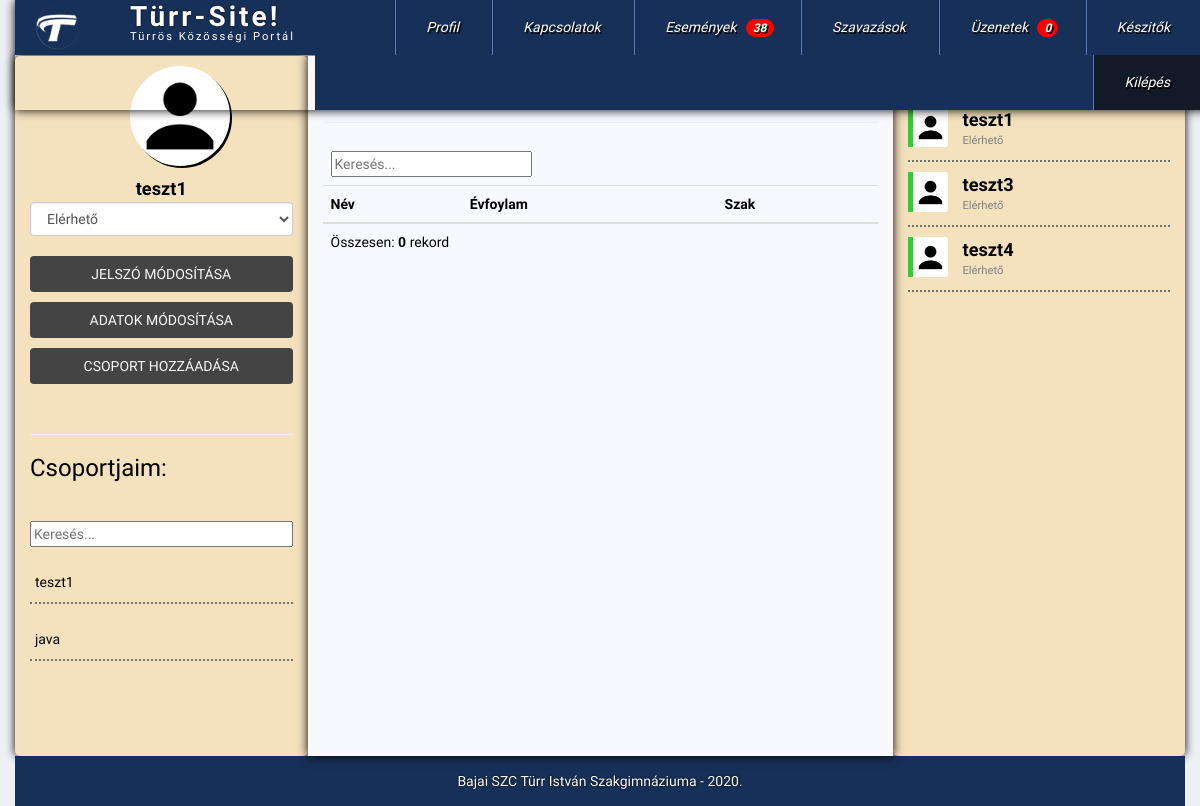
/index.php?pg=home&func=keszitok (signed in), run on an earlier commit of the app's database.
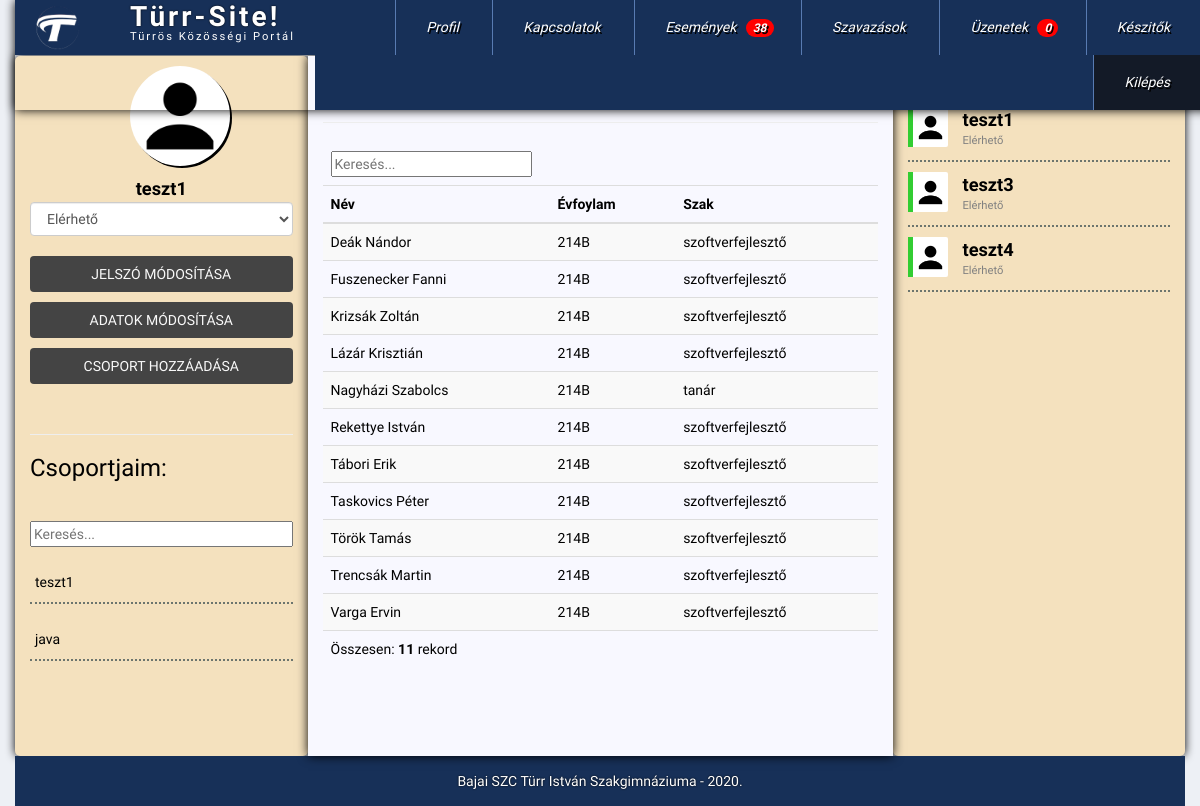
And on a later commit of the database.
### tables this page shows
CREATE TABLE `users` (
  `ID` int(11) NOT NULL,
  `fullname` varchar(100) NOT NULL,
  `email` varchar(100) NOT NULL,
  `password` varchar(40) NOT NULL,
  `reg` datetime NOT NULL,
  `last` datetime NOT NULL,
  `avatar` varchar(50) NOT NULL,
  `status` tinyint(1) NOT NULL,
  `omID` int(11) NOT NULL,
  `gender` varchar(10) NOT NULL
);

CREATE TABLE `groups` (
  `ID` int(11) NOT NULL,
  `groupname` varchar(100) NOT NULL,
  `groupdate` datetime NOT NULL,
  `ownerID` int(11) NOT NULL,
  `userID` text NOT NULL
);

CREATE TABLE `creators` (
  `ID` int(11) NOT NULL,
  `nev` varchar(30) NOT NULL,
  `evfolyam` varchar(20) NOT NULL,
  `szak` varchar(20) NOT NULL
);

### data.php (called while the page is built, shortened)
<?php
	$dbhost = 'localhost';
	$dbname = 'turrsite';
	$dbuser = '214b';
	$dbpass = '12345678';
	$title = 'Türrös Közösségi Portál';
	$company = 'Bajai SZC Türr István Szakgimnáziuma';
	$basic = "avatar/basic.png";
	$pagename='Türr-Site!';
?>

### database.php (the view, shortened to what this page needs)
<?php
    class db{
        protected $connection;
        public $queryresult;
        public $querycount = 0;
        public function __construct($dbhost, $dbuser, $dbpass, $dbname) {
            $this->connection = new mysqli($dbhost, $dbuser, $dbpass, $dbname);
            $this->connection->set_charset('utf8');
        }
        public function query($sql){
            if($this->queryresult = $this->connection->query($sql))
            {
                $this->querycount++;
            } else
            {
                die('<div class="alert alert-danger">
                    Hiba az adatbázis lekérdezés során!' . $this->connection->error.'</div>
                    <div class="alert alert-warning">'.$sql.'</div>');
            }
            return $this->queryresult;
        }
        public function fetchAll(){
            $r = array();
            while($row = $this->queryresult->fetch_assoc())
            {
                $r[] = $row;
            }
            return $r;
        }
        public function numRows(){
            return $this->queryresult->num_rows;
        }
        public function toTable($param){
            $fields = $this->queryresult->fetch_fields();
            $fieldcount = $this->queryresult->field_count;
            echo '
                <table class="table table-striped table-hover table-responsive">
                    <thead>
                        <tr>
                            <td colspan="'.sizeof($fields).'" class="r">
                                <input type="text" id="quicksearch" placeholder="Keresés...">
                            </td>
                        </tr>
                        <tr>';
                            foreach($fields as $field)
                            {
                                if ($field->name[0] == '@')
                                {
                                    $hide = 'class="hide"';
                                }
                                else
                                {
                                    $hide = '';
                                }
                                echo '<th '.$hide.'>' . $field->name . '</th>';
                            }
                        echo '</tr>
                    </thead>
                <tbody>';
            $result = $this->fetchAll();
            foreach($result as $rekord){
                if (isset($rekord['@Státusz']))
                {
                    if ($rekord['@Státusz'] == 0)
                    {
                        $inakt = 'class="inaktiv"';
                    }
                    else
                    {
                        $inakt = '';
                    }
                }
                else
                {
                    $inakt = '';
                }
                echo '<tr '.$inakt.'>';
                foreach($fields as $field)
                {
                    if ($field->orgname == 'status')
                    {
                        $statusz = $rekord[$field->name];
                        if ($statusz == 1)
                        {
                            $inakt = 'disabled';
                        }
                        else
                        {
                            $inakt = '';
                        }
                    }
                    else
                    {
                        $inakt = '';
                    }
                    if ($field->name[0] == '@')
                    {
                        $hide = 'hide';
                    }
                    else
                    {
                        $hide = '';
                    }
                    if(is_numeric($rekord[$field->name]))
                    {
                        $numeric = 'r';
                    }
                    else
                    {
                        $numeric = '';
                    }
                    $cl = 'class="'.$hide.' '.$numeric.' '.$inakt.'"';
                    if(is_numeric($rekord[$field->name]))
                    {
                        echo '<td '.$cl.'>' .szamkiir($rekord[$field->name]). '</td>';
                    }
                    else
                    {
                        echo '<td '.$cl.'>' .$rekord[$field->name]. '</td>';
                    }
                }
                echo '</tr>';
            }
            echo '
                </tbody>
                <tfoot>
                    <tr>
                        <td colspan="'. ($fieldcount+1) .'" class="c">Összesen: <b>'. $this->numRows() .'</b> rekord</td>
                    </tr>
                </tfoot>
                </table>';
        }
    }
?>

### index.php (shortened to what this page needs)
<!DOCTYPE html>
<?php
	require("data.php");
	require("functions.php");
	require("database.php");
	$db = new db($dbhost, $dbuser, $dbpass, $dbname);
?>
<html>
<head>
	<link rel="stylesheet" href="css/bootstrap.css">
	<link rel="stylesheet" href="css/bootstrap-theme.css">
	<link rel="stylesheet" type="text/css" href="css/turrchat.css">
	<link rel="stylesheet" type="text/css" href="css/regist.css">
	<link rel="stylesheet" type="text/css" href="css/turrsite.css">
</head>
<body>
<?php include("contentloader.php"); ?>
</body>
</html>

### contentloader.php
<?php
	$page = @$_GET['pg'];
	if (!empty($page))
	{
		$pos = strpos($page, '_');
		if ($pos > 0)
		{
			$dir = substr($page, 0, $pos);
		}
		else
		{
			$dir = $page;
		}
		if (is_dir($dir))
		{
			include($dir.'/'.$page.'.php');
		}
		else
		{
			include($page.'.php');
		}
	}
	else
	{
		if(!isset($_SESSION['uid'])){
			header("location:index.php?pg=users_login");
		} else header("location:index.php?pg=home");
	}
?>

### home.php (shortened to what this page needs)
<link rel="stylesheet" href="css/turrsite.css">
<div id="container" class = "container-fluid">
  <div id="header">
      <div id="logo" class="col-xs-12 col-sm-1">
           <a href="index.php?pg=home"><img src="img/logo.png" class="img-responsive" alt="Turr-Site"></a>
           </div>
           <div class="col-xs-12 col-sm-2 title">
           <?php
echo '<span>'.$pagename.'</span><br><p>'.$title.'</p>';
?>
      </div>
      <nav class="col-xs-12 col-sm-9">
        <?php include("menu.php");?>
      </nav>
  </div>
  <div id="pagecontent">
      <div id="leftside" class="col-xs-12 col-sm-3">
      <?php
            include "users/users_personalisation.php";
            include "users/users_groups.php";
          ?>
      </div>
      <div id="center" class="col-xs-12 col-sm-6">
        <?php
         include "function_loader.php";
        ?>
      </div>
      <div id="rightside" class="col-xs-12 col-sm-3">
        <div class="form-group">
        </div>
        <div class="userslist">
          <?php include "users/users_list.php";?>
        </div>
      </div>
  </div>
  <div id = "footer" class="col-xs-12"><?php echo $company.' - '.date("Y").'.'; ?></div>
</div>

### menu.php (shortened to what this page needs)
<?php
    $db->query("SELECT COUNT('ID') AS 'messagecount' FROM messages WHERE sendtoID=".$_SESSION['uid']);
    $res = $db->fetchAll();
    $messagecount = $res[0]['messagecount'];
    echo '
<ul class="felsomenu">
    <li><a href="" >Profil</a></li>
    <li><a href="?pg=home&func=users/users_connections">Kapcsolatok';
    echo '
    </a></li>
    <li><a href="" >Események
    <span class="badge szamlalo">38</span>
    </a></li>
    <li><a href="" >Szavazások</a></li>
    <li><a href="index.php?pg=home&func=messages/messages">Üzenetek
        <span class="badge szamlalo">'.$messagecount.'</span>
    </a></li>
    <li><a href="index.php?pg=home&func=keszitok">Készitők </a></li>
    <li><a href="?pg=users_logout"> Kilépés </a></li>
</ul>';
?>

### users/users_personalisation.php
<?php
$db->query("SELECT avatar, fullname FROM users WHERE ID=".$_SESSION['uid']);
$res = $db->fetchAll();
if($res[0]['avatar'] == ""){
    $avatar = $basic;
} else $avatar = $res[0]['avatar'];
echo '<div class="useravatar" style="background-image:url('.$avatar.')"></div>
<div class="username">'.$res[0]['fullname'].'</div>
<select class="statusUpdate form-control" name="statusSelect">
    <option value="1">Elérhető</option>
    <option value="2">Elfoglalt</option>
    <option value="0">Rejtett</option>
</select>
<br>
<a href="?pg=home&func=users/users_passmod" class="gomb3">Jelszó módosítása</a>
<a href="?pg=home&func=users/users_profile" class="gomb3">Adatok módosítása</a>
<a href="?pg=home&func=users/users_creategroups" class="gomb3">Csoport hozzáadása</a><br>
<hr>';
?>

### users/users_groups.php
<?php
echo '
<h3 id=csoportcim>Csoportjaim:</h3>
<div class="form-group">
<input type="text" id="groupsearch" class="usersearch" placeholder="Keresés...">
</div>
<div class="usersgroup">';
    $db->query("SELECT * FROM groups");
    if($db->numRows() == 0){
        echo 'Nincs egy csoport sem!';
    } else {
        $csopibanvan = false;
        $str = '';
        $uid = $_SESSION['uid'];
        foreach($db->queryresult as $value){
            $IDs = explode(';', $value['userID']);
            for($i = 0; $i < sizeof($IDs); $i++){
                if(intval($IDs[$i]) == $uid){
                    $str .= '<div class="groups">' . $value['groupname'] . '</div>';
                    $csopibanvan = true;
                    break;
                }
            }
        }
        if($csopibanvan){
            echo $str;
        } else echo 'Nem vagy benne egy csoportban sem!';
    }
echo '</div>
';
?>

### function_loader.php
<?php
    $func = @$_GET['func'];
    if(empty($func))
    {
        include "posts/posts_create.php";
        include "posts/posts_list.php";
    }
    else
    {
        include $func.".php";
    }
?>

### keszitok.php
<h3>Készitők</h3>
<hr>
<?php
echo'
<div class="keszitok">';
  $db->query("SELECT ID AS '@ID',nev AS 'Név',evfolyam AS 'Évfoylam', szak AS 'Szak'  From creators ORDER BY nev ASC " );
  $db->toTable('');
  echo'</div>';
?>

### users/users_list.php (shortened to what this page needs)
<?php
  if(is_file("../data.php")){
    @require_once("../data.php");
    @require_once("../functions.php");
    @require_once("../database.php");
  } else {
    @require_once("data.php");
    @require_once("functions.php");
    @require_once("database.php");
  }
  @$db = new db($dbhost, $dbuser, $dbpass, $dbname);
  if (isset($_SESSION['userfilter']))
  {
    $felt = "AND fullname LIKE '%".$_SESSION['userfilter']."%'";
  }
  else
  {
    $felt = '';
  }
  $db->query("SELECT ID, fullname, avatar, status FROM users WHERE status <> 0 ".$felt." ORDER BY last DESC LIMIT 0, 30");
  foreach($db->queryresult as $value){
    $class = "";
    $msg = "";
    switch($value['status']){
      case 1: $class = "userlist_available"; $msg = "Elérhető";
      break;
    }
    if($class != ""){
      if($value['avatar'] == ""){
        $avatar = $basic;
      } else {
        $avatar = $value['avatar'];
      }
      echo '
      <div class="subuserlist ">
        <div class="userlistavatar col-xs-2 '.$class.'" style="background-image:url('.$avatar.')"></div>
        <div class="col-xs-10">
        <div class="userlistname "><a href="?pg=home&func=messages/newmessage&id='.$value['ID'].'">'.$value['fullname'].'</a></div>
        <div class="userlistmsg">'.$msg.'</div>
      </div>
      </div>
      ';
    }
  }
?>

### css/turrchat.css (style rules this page uses)
.subuserlist { height: 55px; width: 100%; display: block; margin-bottom: 10px; border-bottom:2px dotted #6c756e; }
.userlist_available { border-left: 5px limegreen solid; }
.userlistavatar { height: 40px; width: 40px; background: #fff; background-position: center center; background-repeat: no-repeat; background-size: contain; border-radius: 5%; border-top-left-radius: 0; border-bottom-left-radius: 0; }
.userlistmsg { font-size: 80%; color: gray; }
.userlistname { font-weight: bold; }
.userlistname a { color:black; font-size: 130%; }
.useravatar { width: 200px; height: 200px; border-radius: 50%; background: #fff; background-position: center center; background-repeat: no-repeat; background-size: contain; box-shadow: 2px 2px black; }
.username { color:black; font-weight: bold; font-size: 130%; width: 100%; text-align: center; }
.usersearch { width: 100%; }
.groups { border-bottom:2px dotted #6c756e; padding: 5px; padding-bottom: 10px; margin-top: 20px; margin-bottom: 20px; }

### css/regist.css (style rules this page uses)
body { font-family: 'Mukta', sans-serif; height:100vh; min-height:550px; background-image: url("../img/hatter1.jpg"); background-repeat: no-repeat; background-size:cover; background-position:center; position:relative; }
a { text-decoration:none; color:#444444; }
a { text-decoration:none; color:#eaeaea; }
.gomb3 { width: 100%; background: #444444; color: #f9f9f9; padding: 8px; text-transform: uppercase; border-radius: 4px; cursor:pointer; margin-bottom: 10px; display: block; text-align: center; }

### css/turrsite.css (style rules this page uses)
body { background-image: url("../img/hatter1.jpg"); background-attachment: fixed; background-repeat: no-repeat; background-size:cover; background-position:center; position:relative; color: black; }
#pagecontent { background-color: #edf0f5; min-height: 700px; margin-top: 56px; z-index:8; }
#header { top:0; line-height: 45px; margin-bottom: 10px; color:white; position: fixed; width: 100%; z-index: 10; box-shadow: 0 0 10px black; }
.title { background-color:#173058; line-height: 16px; padding-top:9px; }
.title span { font-weight: bold; font-size: 200%; letter-spacing: 3px; text-shadow:0 0 2px black; }
.title p { font-size:80%; letter-spacing: 2px; }
#logo { background-color: #173058; height: 55px; line-height: 55px; }
#logo img { height: 55px; padding: 5px 5px; }
#center { background-color: ghostwhite; box-shadow: 0 0 10px black; z-index: 1; min-height: 700px; }
nav { background-color: #173058; }
.felsomenu { list-style-type: none; border:0; margin:0; text-align: right; text-shadow: 1.5px 1.5px black; font-style:italic; }
.felsomenu li { cursor: pointer; border-left: 1px solid #587bb2; display: inline-block; }
.felsomenu li:last-child { background-color: #131a27; }
.felsomenu li a { display: block; padding:5px 30px; text-decoration: none; color: #fff; text-transform: capitalize; transition: all 0.6s; }
#leftside { background-color: rgb(244, 225, 190); border-radius: 5px; color: black; min-height: 700px; box-shadow: 0 0 10px black; }
#rightside { background-color: rgb(244, 225, 190); padding-top: 10px; border-radius: 5px; z-index: 0; min-height: 700px; box-shadow: 0 0 10px black; }
#footer { text-align: center; background-color: #173058; color: white; padding: 15px 0; text-shadow: 0 0 2px black; }
.szamlalo { position: relative; right: -6px; text-align: right; color:white; background-color: red; }
.useravatar { max-width: 100px; max-height: 100px; margin: 10px; margin-left: 100px; }
#container { background-color: #edf0f5; }
#csoportcim { margin-bottom: 40px; }

What changed in the data, as far as the page shows it:
added creators: nev "Deák Nándor", evfolyam "214B", szak "szoftverfejlesztő"
added creators: nev "Fuszenecker Fanni", evfolyam "214B", szak "szoftverfejlesztő"
added creators: nev "Krizsák Zoltán", evfolyam "214B", szak "szoftverfejlesztő"
added creators: nev "Lázár Krisztián", evfolyam "214B", szak "szoftverfejlesztő"
added creators: nev "Nagyházi Szabolcs", evfolyam "214B", szak "tanár"
added creators: nev "Rekettye István", evfolyam "214B", szak "szoftverfejlesztő"
added creators: nev "Tábori Erik", evfolyam "214B", szak "szoftverfejlesztő"
added creators: nev "Taskovics Péter", evfolyam "214B", szak "szoftverfejlesztő"
added creators: nev "Török Tamás", evfolyam "214B", szak "szoftverfejlesztő"
added creators: nev "Trencsák Martin", evfolyam "214B", szak "szoftverfejlesztő"
added creators: nev "Varga Ervin", evfolyam "214B", szak "szoftverfejlesztő"
Also different on the page:
$this->numRows(): "0" → "11"
